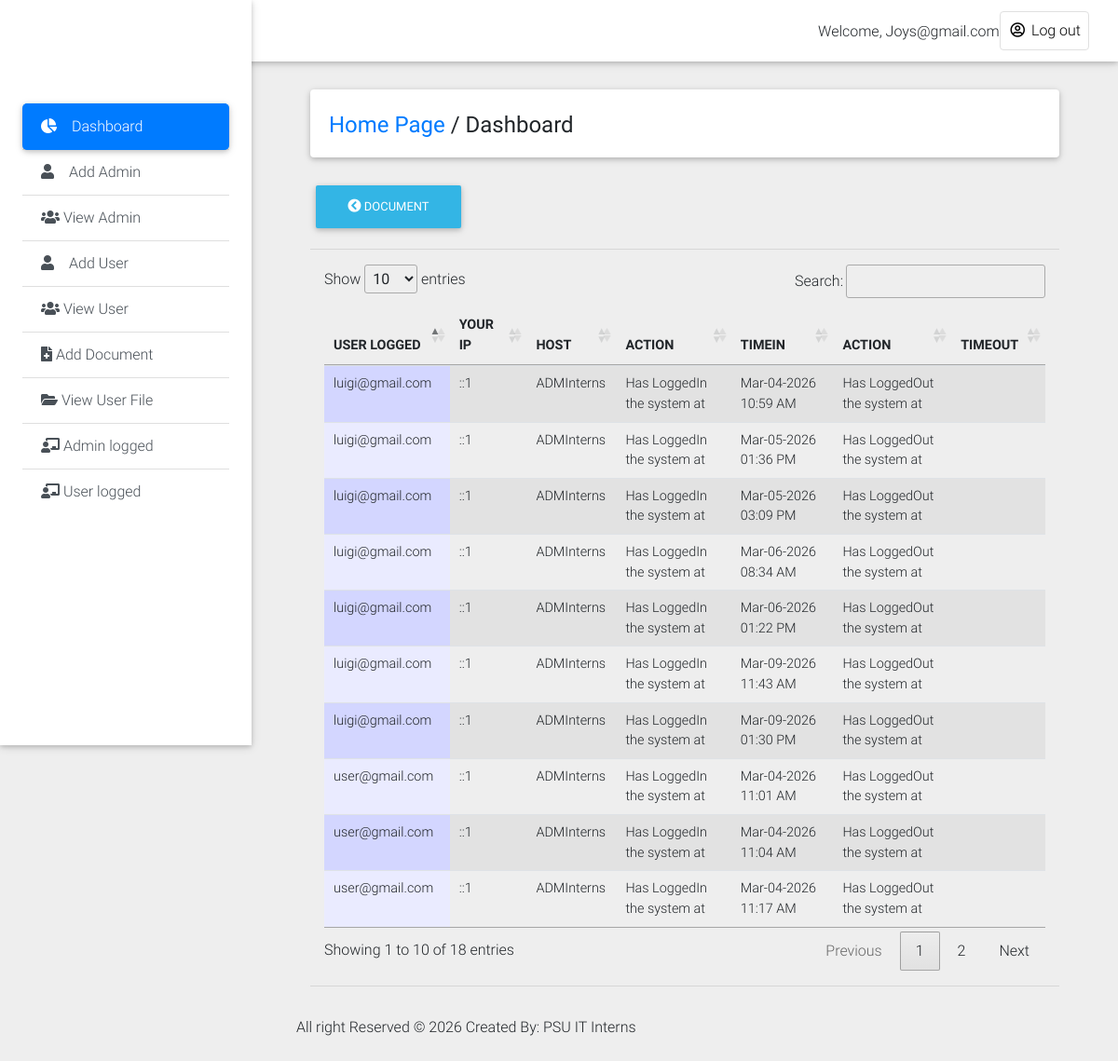
Page /Private_Dashboard/user_log.php (signed in) on the committed database.
### tables this page shows
CREATE TABLE `history_log` (
  `log_id` int(11) NOT NULL,
  `id` int(11) NOT NULL,
  `email_address` text NOT NULL,
  `action` varchar(100) NOT NULL,
  `actions` varchar(200) NOT NULL DEFAULT 'Has LoggedOut the system at',
  `ip` text NOT NULL,
  `host` text NOT NULL,
  `login_time` varchar(200) NOT NULL,
  `logout_time` varchar(200) NOT NULL
);

### Private_Dashboard/user_log.php (the view, shortened to what this page needs)
<!DOCTYPE html>
<html lang="en">
<head>
  <link rel="stylesheet" href="https://use.fontawesome.com/releases/v5.8.1/css/all.css">
  <link href="css/bootstrap.min.css" rel="stylesheet">
  <link href="css/mdb.min.css" rel="stylesheet">
  <link href="css/style.min.css" rel="stylesheet">
    <link rel="stylesheet" type="text/css" href="medias/css/dataTable.css" />
</head>
<body class="grey lighten-3">
  <header>
    <nav class="navbar fixed-top navbar-expand-lg navbar-light white scrolling-navbar">
      <div class="container-fluid">
        <div class="collapse navbar-collapse" id="navbarSupportedContent">
            <?php
             require_once("../include/connection.php");
               $id = mysqli_real_escape_string($conn,$_SESSION['admin_user']);
              $r = mysqli_query($conn,"SELECT * FROM admin_login where id = '$id'") or die (mysqli_error($conn));
              $row = mysqli_fetch_array($r);
               $id=$row['admin_user'];
            ?>
          <ul class="navbar-nav nav-flex-icons">
                <li style="margin-top: 10px;">Welcome,</font> <?php echo ucwords(htmlentities($id)); ?></li>
            <li class="nav-item">
              <a href="logout.php" class="nav-link border border-light rounded waves-effect">
               <i class="far fa-user-circle"></i> Log out
              </a>
            </li>
          </ul>
        </div>
      </div>
    </nav>
    <div class="sidebar-fixed position-fixed">
      <a class="logo-wrapper waves-effect">
</a>
       <div class="list-group list-group-flush">
        <a href="dashboard.php" class="list-group-item active waves-effect">
          <i class="fas fa-chart-pie mr-3"></i>Dashboard
        </a>
         <a href="#" class="list-group-item list-group-item-action waves-effect"  data-toggle="modal" data-target="#modalRegisterForm">
          <i class="fas fa-user mr-3"></i>Add Admin</a>
            <a href="view_admin.php" class="list-group-item list-group-item-action waves-effect">
          <i class="fas fa-users"></i> View Admin</a>
        <a href="#" class="list-group-item list-group-item-action waves-effect" data-toggle="modal" data-target="#modalRegisterForm2">
          <i class="fas fa-user mr-3"></i>Add User</a>
           <a href="view_user.php" class="list-group-item list-group-item-action waves-effect">
          <i class="fas fa-users"></i>  View User</a>
        <a href="add_document.php" class="list-group-item list-group-item-action waves-effect">
          <i class="fas fa-file-medical"></i> Add Document</a>
        <a href="view_userfile.php" class="list-group-item list-group-item-action waves-effect">
          <i class="fas fa-folder-open"></i> View User File</a>
            <a href="admin_log.php" class="list-group-item list-group-item-action waves-effect">
          <i class="fas fa-chalkboard-teacher"></i> Admin logged</a>
              <a href="user_log.php" class="list-group-item list-group-item-action waves-effect">
          <i class="fas fa-chalkboard-teacher"></i> User logged</a>
      </div>
    </div>
  </header>
  <main class="pt-5 mx-lg-5">
    <div class="container-fluid mt-5">
      <div class="card mb-4 wow fadeIn">
        <div class="card-body d-sm-flex justify-content-between">
          <h4 class="mb-2 mb-sm-0 pt-1">
            <a href="dashboard.php">Home Page</a>
            <span>/</span>
            <span>Dashboard</span>
          </h4>
        </div>
      </div>
      <div class="">
    <a href="add_document.php"><button type="button" class="btn btn-info"><i class="fas fa-chevron-circle-left"></i>  Document</button></a>
    </div>
<hr>
 <div class="col-md-12">
  <table id="dtable" class = "table table-striped" style="">
     <thead>
    <th>USER LOGGED</th>
     <th>YOUR IP</th>
     <th>HOST</th>
     <th>ACTION</th>
     <th>TIMEIN</th>
     <th>ACTION</th>
     <th>TIMEOUT</th>
</thead>
<tbody>
    <tr>
        <?php
        require_once("../include/connection.php");
      $query = mysqli_query($conn,"SELECT * from history_log") or die (mysqli_error($conn));
      while($file=mysqli_fetch_array($query)){
         $name =  $file['email_address'];
         $ip =  $file['ip'];
         $host =  $file['host'];
         $action =  $file['action'];
         $logintime =  $file['login_time'];
         $actions =  $file['actions'];
         $logouttime =  $file['logout_time'];
      ?>
      <td><?php echo $name; ?></td>
       <td><?php echo $ip; ?></td>
      <td><?php echo $host; ?></td>
      <td><?php echo $action; ?></td>
      <td><?php echo $logintime; ?></td>
      <td><?php echo $actions; ?></td>
      <td><?php echo $logouttime; ?></td>
    </tr>
<?php } ?>
</tbody>
   </table>
    </div>
    <hr></div>
    <div class="footer-copyright py-3">
     <p>All right Reserved &copy; <?php echo date('Y');?> Created By: PSU IT Interns</p>
    </div>
<link rel="stylesheet" type="text/css" href="https://cdn.datatables.net/1.10.9/css/jquery.dataTables.min.css"/>
<link rel="stylesheet" type="text/css" href="https://cdn.datatables.net/responsive/1.0.3/css/dataTables.responsive.css">
</body>
</html>

### Private_Dashboard/medias/css/dataTable.css (style rules this page uses)
.sorting_asc { background: url('../images/sort_asc.png') no-repeat center right; }
.sorting { background: url('../images/sort_both.png') no-repeat center right; }
tr.odd { background-color: #E2E4FF; }
tr.odd td.sorting_1 { background-color: #D3D6FF; }
tr.even td.sorting_1 { background-color: #EAEBFF; }

### rows in the picture
history_log: email_address "luigi@gmail.com", ip "::1", host "ADMInterns", action "Has LoggedIn the system at", login_time "Mar-04-2026 10:59 AM", actions "Has LoggedOut the system at"
history_log: email_address "user@gmail.com", ip "::1", host "ADMInterns", action "Has LoggedIn the system at", login_time "Mar-04-2026 11:01 AM", actions "Has LoggedOut the system at"
history_log: email_address "user@gmail.com", ip "::1", host "ADMInterns", action "Has LoggedIn the system at", login_time "Mar-04-2026 11:04 AM", actions "Has LoggedOut the system at"
history_log: email_address "user@gmail.com", ip "::1", host "ADMInterns", action "Has LoggedIn the system at", login_time "Mar-04-2026 11:17 AM", actions "Has LoggedOut the system at"
history_log: email_address "luigi@gmail.com", ip "::1", host "ADMInterns", action "Has LoggedIn the system at", login_time "Mar-05-2026 01:36 PM", actions "Has LoggedOut the system at"
history_log: email_address "luigi@gmail.com", ip "::1", host "ADMInterns", action "Has LoggedIn the system at", login_time "Mar-05-2026 03:09 PM", actions "Has LoggedOut the system at"
history_log: email_address "luigi@gmail.com", ip "::1", host "ADMInterns", action "Has LoggedIn the system at", login_time "Mar-06-2026 08:34 AM", actions "Has LoggedOut the system at"
history_log: email_address "luigi@gmail.com", ip "::1", host "ADMInterns", action "Has LoggedIn the system at", login_time "Mar-06-2026 01:22 PM", actions "Has LoggedOut the system at"
history_log: email_address "luigi@gmail.com", ip "::1", host "ADMInterns", action "Has LoggedIn the system at", login_time "Mar-09-2026 11:43 AM", actions "Has LoggedOut the system at"
history_log: email_address "luigi@gmail.com", ip "::1", host "ADMInterns", action "Has LoggedIn the system at", login_time "Mar-09-2026 01:30 PM", actions "Has LoggedOut the system at"

### other values in the picture
$id "Joys@gmail.com"
